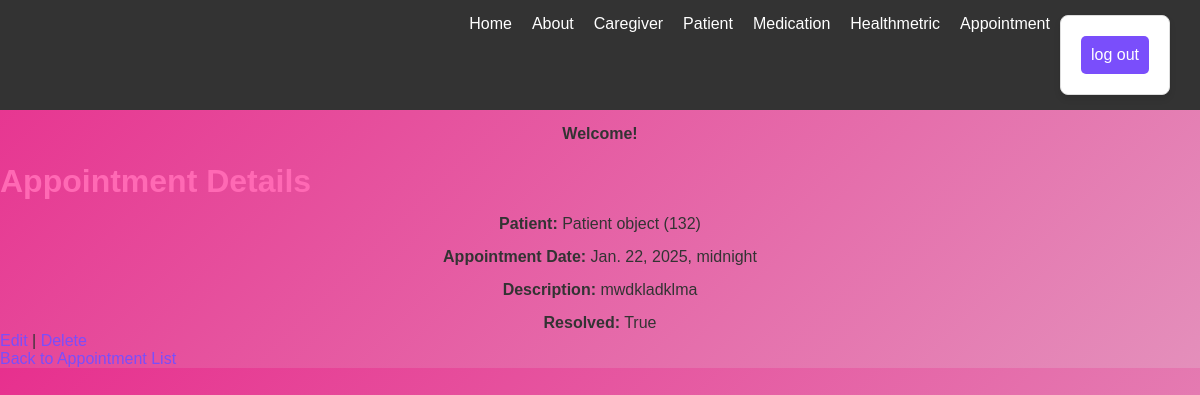
/appointments/9/, run on the app's committed database.
### app/models.py (models this page shows, shortened)
class Appointment(models.Model):
    patient = models.ForeignKey(
        Patient,
        on_delete=models.CASCADE,
        related_name='appointments'
    )
    created_at = models.DateTimeField(auto_now_add=True)
    appointment_date = models.DateTimeField()
    description = models.TextField()
    resolved = models.BooleanField(default=False)

class Patient(models.Model):
    first_name = models.CharField(max_length=100)
    last_name = models.CharField(max_length=100)
    date_of_birth = models.DateField()
    address = models.TextField(blank=True, null=True)
    primary_caregiver = models.ForeignKey(
        Caregiver,
        on_delete=models.SET_NULL,
        related_name='patients',
        null=True,
        blank=True
    )

### app/views.py (the view)
# urls.py: path('appointments/<int:pk>/', AppointmentDetailView.as_view(), name='appointment_detail'),
class AppointmentDetailView(DetailView):
    model = Appointment
    template_name = 'app/appointment_detail.html'
    context_object_name = 'appointment'

### app/templates/app/appointment_detail.html (shortened to what this page needs)
{% extends 'app/base.html' %}
{% block content %}
    <h1>Appointment Details</h1>
    <p><strong>Patient:</strong> {{ appointment.patient }}</p>
    <p><strong>Appointment Date:</strong> {{ appointment.appointment_date }}</p>
    <p><strong>Description:</strong> {{ appointment.description }}</p>
    <p><strong>Resolved:</strong> {{ appointment.resolved }}</p>
    <a href="{% url 'appointment_update' appointment.pk %}">Edit</a> |
    <a href="{% url 'appointment_delete' appointment.pk %}">Delete</a>
    <br>
    <a href="{% url 'appointment_list' %}">Back to Appointment List</a>
{% endblock %}

### static/css/base.css (style rules this page uses)
h1 { color: hotpink; }
a { color: #7a4efb; text-decoration: none; }
p { text-align: center; margin-top: 15px; font-size: 1rem; }
* { margin: 0; padding: 0; box-sizing: border-box; font-family: 'Arial', sans-serif; }
body { background: linear-gradient(135deg, #e7308e, #e48fbb); color: #333; animation: backgroundAnimation 10s infinite alternate; }

### app/templates/app/navbar.html (style rules this page uses)
* { margin: 0; padding: 0; box-sizing: border-box; }
body { font-family: Arial, sans-serif; }

### data on the page
Appointment: patient "Patient object (132)", appointment_date "Jan. 22, 2025, midnight", description "mwdkladklma", resolved "True"
